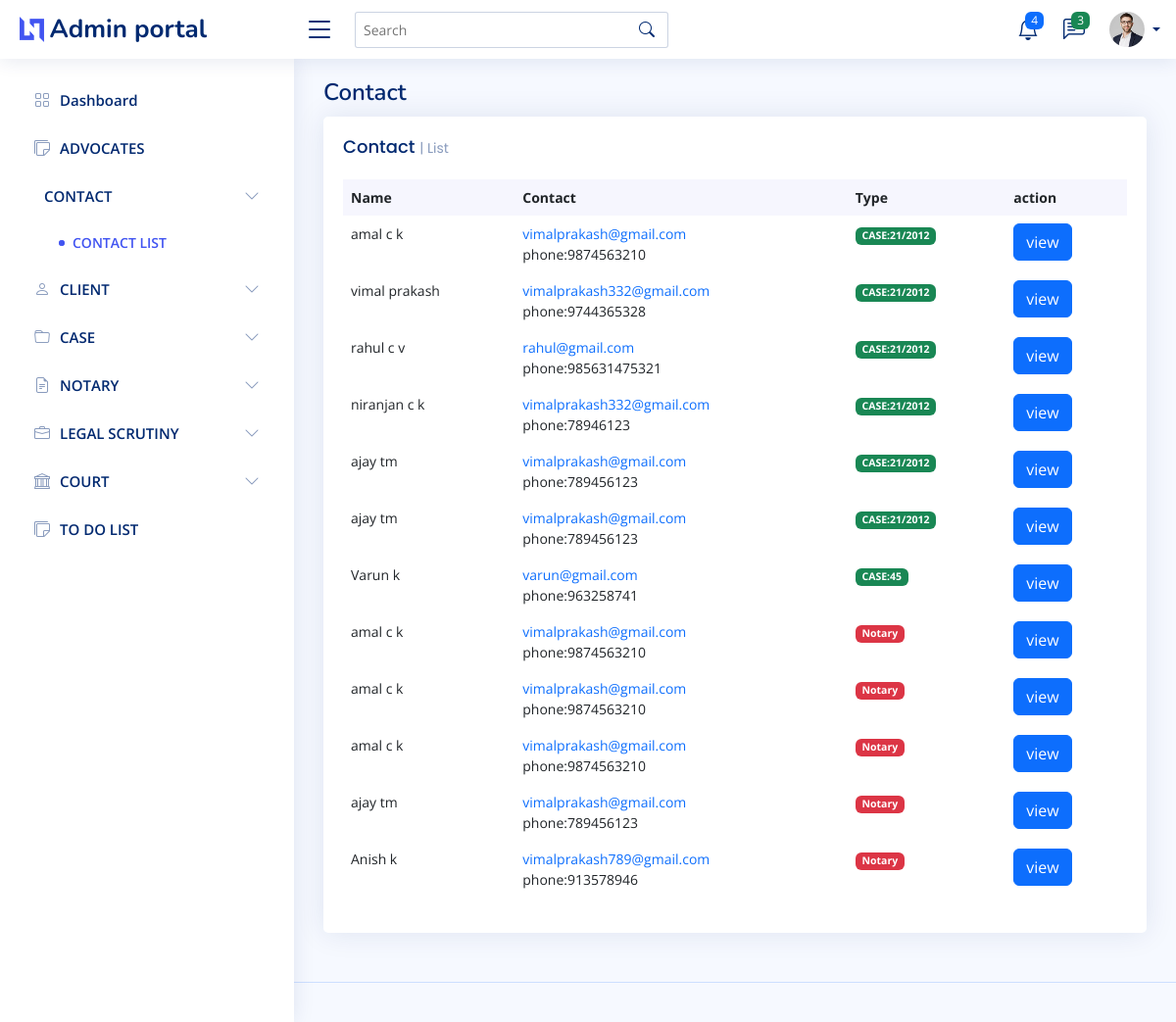
The app's page /contact with its own data.
### Admin_user/models.py (models this page shows, shortened)
class client(models.Model):
    First_name=models.CharField(max_length=50)
    Last_name=models.CharField(max_length=50)
    Address=models.ForeignKey(Address,null=True, on_delete=models.SET_NULL)
    Category=models.CharField(max_length=50,null=True)
    is_case=models.BooleanField(default=False)
    phone=models.IntegerField(null=True)
    email=models.CharField(max_length=50,null=True)
    def __str__(self) :
        return self.First_name+" "+self.Last_name

class CaseRegister(models.Model):
    client_name=models.ForeignKey(client, on_delete=models.CASCADE)
    case_number=models.CharField(max_length=50)
    year=models.IntegerField()
    incident=models.CharField(max_length=50,null=True)
    advocate=models.ForeignKey(Advocate,null=True,on_delete=models.SET_NULL)
    Filling_Date=models.DateField(auto_now=False, auto_now_add=False,null=True)
    First_hearing_date=models.DateField(auto_now=False, auto_now_add=False,null=True)
    Next_hearing_date=models.DateField(auto_now=False, auto_now_add=False,null=True)
    Fir_date=models.DateField(auto_now=False, auto_now_add=False,null=True)
    Fir_number=models.IntegerField(null=True)
    Fir_policeStation=models.CharField(max_length=50,null=True)
    case_category=models.ForeignKey(CaseCategory,null=True,on_delete=models.SET_NULL)
    status=models.CharField(max_length=20,choices=status_choice,null=True,default=1)

### Admin_user/views.py (the view)
# urls.py: path("contact",contact,name="contact"),
def contact(request):
    if  (request.user.is_authenticated and check_user_is_admin(request)):
        return redirect("/login")
    context={"title":"Contact"}
    context["contact"]=True
    contact=[]
    cases=CaseRegister.objects.all()
    notarys=NotaryModel.objects.all()
    for i in cases:
        dict={}
        dict["name"]=i.client_name
        dict["email"]=i.client_name.email
        dict["phone"]=i.client_name.phone
        dict["case"]=i.case_number
        contact.append(dict)
    for i in notarys:
        dict={}
        dict["name"]=i.client_name
        dict["email"]=i.client_name.email
        dict["phone"]=i.client_name.phone
        dict["notary"]=True
        contact.append(dict)
    context["contact"]=contact
    return render(request,"admin/contact.html",context)

### templates/admin/contact.html (shortened to what this page needs)
{% extends 'admin/main.html' %}
{% block content %}
<div class="col-12">
    <div class="card recent-sales overflow-auto">
      <div class="card-body">
        <h5 class="card-title">Contact <span>| List</span></h5>
        <table class="table table-borderless datatable">
          <thead>
            <tr>
              <th scope="col">Name </th>
              <th scope="col">Contact</th>
              <th scope="col">Type</th>
              <th scope="col">action</th>
            </tr>
          </thead>
          <tbody>
            {% for i in contact %}
            <tr>
              <td>
                {{i.name}}
              </td>
              <td><a href="#basicModal{{i.phone}}" class="text-primary">{{i.email}}</a><br>phone:{{i.phone}}</td>
              {% if i.case %}<td><span class="badge bg-success">CASE:{{i.case}}</span></td>{% endif %}
              {% if i.notary %}<td><span class="badge bg-danger">Notary</span></td>{% endif %}
              <td><button type="button" class="btn btn-primary" data-bs-toggle="modal" data-bs-target="#basicModal{{i.phone}}">
                view
              </button>
              </td>
              </tr>
            {% endfor %}
          </tbody>
        </table>
      </div>
    </div>
  </div>
{% endblock content %}

### static/assets/css/style.css (style rules this page uses)
:root { scroll-behavior: smooth; }
body { font-family: "Open Sans", sans-serif; background: #f6f9ff; color: #444444; }
h1, h2, h3, h4, h5, h6 { font-family: "Nunito", sans-serif; }
.card { margin-bottom: 30px; border: none; border-radius: 5px; box-shadow: 0px 0 30px rgba(1, 41, 112, 0.1); }
.card-title { padding: 20px 0 15px 0; font-size: 18px; font-weight: 500; color: #012970; font-family: "Poppins", sans-serif; }
.card-title span { color: #899bbd; font-size: 14px; font-weight: 400; }
.card-body { padding: 0 20px 20px 20px; }
.dashboard .recent-sales { font-size: 14px; }
.dashboard .recent-sales .table thead { background: #f6f6fe; }
.dashboard .recent-sales .table thead th { border: 0; }

### records on screen
client: name "amal c k", email "vimalprakash@gmail.com", phone "9874563210", case "21/2012", shows "Notary"
client: name "vimal prakash", email "vimalprakash332@gmail.com", phone "9744365328", case "21/2012"
client: name "rahul c v", email "rahul@gmail.com", phone "985631475321", case "21/2012"
client: name "niranjan c k", email "vimalprakash332@gmail.com", phone "78946123", case "21/2012"
client: name "ajay tm", email "vimalprakash@gmail.com", phone "789456123", case "21/2012", shows "Notary"
client: name "Varun k", email "varun@gmail.com", phone "963258741", case "45"
client: name "Anish k", email "vimalprakash789@gmail.com", phone "913578946", shows "Notary"

### other values on screen
{{ title }} "Contact"
